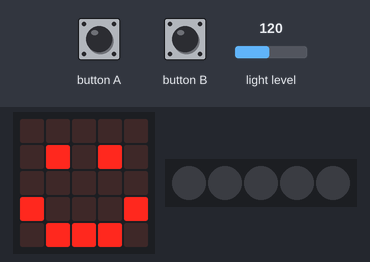
Recording of a program running on a simulated BBC micro:bit running MicroPython. On the bench: the board's 5×5 LED display, 5 RGB LEDs in strip order, left to right. Inputs (shaded band) come from the test bench; at power-on: light level 120. What the program prints to the serial console is not drawn.

Above: at 1.2 s.
1.3 s: button A pressed for 0.15 s
At 2.1 s:
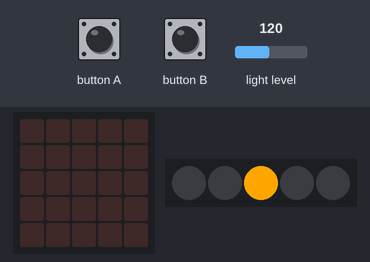
3.8 s: button A pressed for 3.2 s
At 8.1 s:
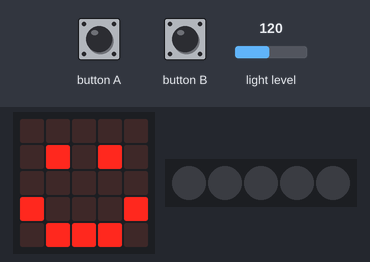
Timing chart, 0 to 9.6 s (numbered marks = the images above; inputs shaded):
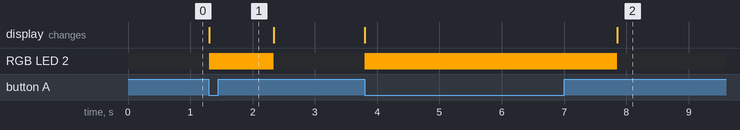

Measured:
- after the input at 1.3 s, RGB LED 2: off → RGB(255, 165, 0) at once, → off 1.0 s later; the display: changes at once (image 1)
- after the input at 3.8 s, RGB LED 2: off → RGB(255, 165, 0) at once, → off 4.1 s later; the display: first changes at once (image 2 shows a later state)

The program:

main.py
```python
"""
Created by: Cedric
Created on: Oct 2023
This module is a Micro:bit that lights colors according to the light
"""

from microbit import *
import neopixel

np = neopixel.NeoPixel(pin16, 5)

# setup
display.clear()
display.show(Image.HAPPY)
print(np[0])
np[0] = (0, 0, 0)
print(np[1])
np[1] = (0, 0, 0)
print(np[2])
np[2] = (0, 0, 0)
print(np[3])
np[3] = (0, 0, 0)
np.show()

while True:
    if button_a.is_pressed():
        display.clear()
        light_value = display.read_light_level()

        # if light value <= turn neopixels blue
        if light_value <= 51:
            np[0] = (0, 0, 255)
            np.show()
            sleep(1000)
            np[0] = (0, 0, 0)
            np.show()

        # if light_value <= 52 turn neopixels yellow
        if light_value >= 52:
            if light_value < 104:
                np[1] = (255, 255, 0)
                np.show()
                sleep(1000)
                np[1] = (0, 0, 0)
                np.show()

        # if light_value <= 104 turn neopixels orange
        if light_value >= 104:
            if light_value < 156:
                np[2] = (255, 165, 0)
                np.show()
                sleep(1000)
                np[2] = (0, 0, 0)
                np.show()

        # if light_value <= 156 turn neopixels red
        if light_value >= 156:
            if light_value < 208:
                np[3] = (255, 0, 0)
                np.show()
                sleep(1000)
                np[3] = (0, 0, 0)
                np.show()

        # if light_value <= 208 turn neopixels purple
        if light_value >= 208:
            np[3] = (255, 0, 255)
            np.show()
            sleep(1000)
            np[3] = (0, 0, 0)
            np.show()
        display.show(Image.HAPPY)
```
